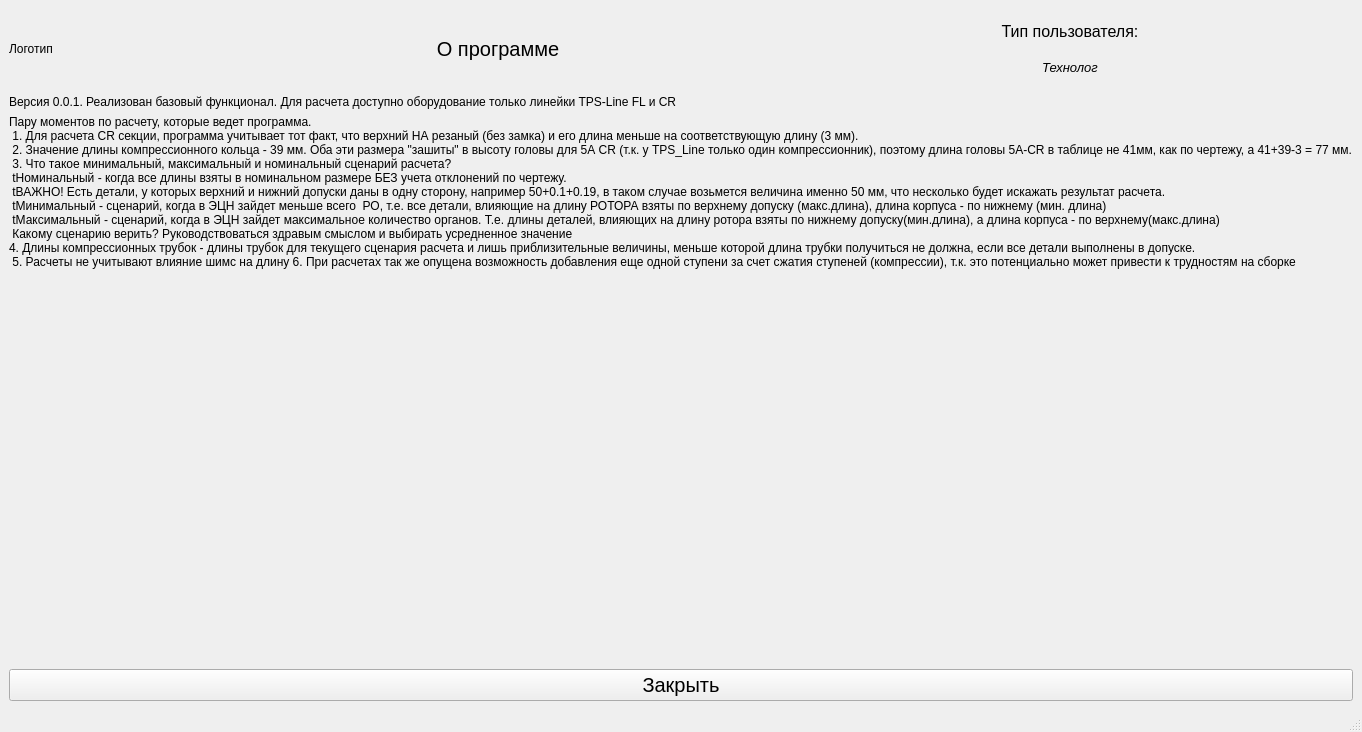
<?xml version="1.0" encoding="UTF-8"?>
<ui version="4.0">
 <class>AboutWindow</class>
 <widget class="QMainWindow" name="AboutWindow">
  <property name="geometry">
   <rect>
    <x>0</x>
    <y>0</y>
    <width>1318</width>
    <height>732</height>
   </rect>
  </property>
  <property name="windowTitle">
   <string>О программе</string>
  </property>
  <widget class="QWidget" name="centralwidget">
   <layout class="QVBoxLayout" name="verticalLayout_3">
    <item>
     <layout class="QVBoxLayout" name="verticalLayoutOverall">
      <item>
       <layout class="QHBoxLayout" name="horizontalLayout">
        <property name="sizeConstraint">
         <enum>QLayout::SetMaximumSize</enum>
        </property>
        <item>
         <widget class="QLabel" name="putImageHere">
          <property name="sizePolicy">
           <sizepolicy hsizetype="Fixed" vsizetype="Fixed">
            <horstretch>0</horstretch>
            <verstretch>0</verstretch>
           </sizepolicy>
          </property>
          <property name="minimumSize">
           <size>
            <width>200</width>
            <height>80</height>
           </size>
          </property>
          <property name="maximumSize">
           <size>
            <width>200</width>
            <height>80</height>
           </size>
          </property>
          <property name="baseSize">
           <size>
            <width>200</width>
            <height>80</height>
           </size>
          </property>
          <property name="text">
           <string>Логотип</string>
          </property>
         </widget>
        </item>
        <item>
         <widget class="QLabel" name="windowName">
          <property name="sizePolicy">
           <sizepolicy hsizetype="MinimumExpanding" vsizetype="Maximum">
            <horstretch>0</horstretch>
            <verstretch>0</verstretch>
           </sizepolicy>
          </property>
          <property name="font">
           <font>
            <family>MS Sans Serif</family>
            <pointsize>15</pointsize>
           </font>
          </property>
          <property name="text">
           <string>О программе</string>
          </property>
          <property name="alignment">
           <set>Qt::AlignCenter</set>
          </property>
         </widget>
        </item>
        <item>
         <layout class="QVBoxLayout" name="verticalLayout">
          <item>
           <widget class="QLabel" name="label">
            <property name="sizePolicy">
             <sizepolicy hsizetype="MinimumExpanding" vsizetype="Maximum">
              <horstretch>0</horstretch>
              <verstretch>0</verstretch>
             </sizepolicy>
            </property>
            <property name="font">
             <font>
              <family>Arial</family>
              <pointsize>12</pointsize>
              <weight>9</weight>
              <italic>false</italic>
              <bold>false</bold>
             </font>
            </property>
            <property name="styleSheet">
             <string notr="true">font: 75 12pt &quot;Arial&quot;;</string>
            </property>
            <property name="text">
             <string>Тип пользователя:</string>
            </property>
            <property name="alignment">
             <set>Qt::AlignCenter</set>
            </property>
           </widget>
          </item>
          <item>
           <widget class="QLabel" name="labelCurrentUser">
            <property name="sizePolicy">
             <sizepolicy hsizetype="MinimumExpanding" vsizetype="Maximum">
              <horstretch>0</horstretch>
              <verstretch>0</verstretch>
             </sizepolicy>
            </property>
            <property name="font">
             <font>
              <family>MS Sans Serif</family>
              <pointsize>10</pointsize>
              <italic>true</italic>
             </font>
            </property>
            <property name="text">
             <string>Технолог</string>
            </property>
            <property name="alignment">
             <set>Qt::AlignCenter</set>
            </property>
           </widget>
          </item>
         </layout>
        </item>
       </layout>
      </item>
      <item>
       <widget class="QLabel" name="labelInfo">
        <property name="sizePolicy">
         <sizepolicy hsizetype="Preferred" vsizetype="Fixed">
          <horstretch>0</horstretch>
          <verstretch>0</verstretch>
         </sizepolicy>
        </property>
        <property name="text">
         <string>Версия 0.0.1. Реализован базовый функционал. Для расчета доступно оборудование только линейки TPS-Line FL и CR</string>
        </property>
       </widget>
      </item>
      <item>
       <widget class="QLabel" name="label_2">
        <property name="text">
         <string>Пару моментов по расчету, которые ведет программа.
 1. Для расчета CR секции, программа учитывает тот факт, что верхний НА резаный (без замка) и его длина меньше на соответствующую длину (3 мм). 
 2. Значение длины компрессионного кольца - 39 мм. Оба эти размера &quot;зашиты&quot; в высоту головы для 5А CR (т.к. у TPS_Line только один компрессионник), поэтому длина головы 5А-CR в таблице не 41мм, как по чертежу, а 41+39-3 = 77 мм. 
 3. Что такое минимальный, максимальный и номинальный сценарий расчета? 
 tНоминальный - когда все длины взяты в номинальном размере БЕЗ учета отклонений по чертежу. 
 tВАЖНО! Есть детали, у которых верхний и нижний допуски даны в одну сторону, например 50+0.1+0.19, в таком случае возьмется величина именно 50 мм, что несколько будет искажать результат расчета. 
 tМинимальный - сценарий, когда в ЭЦН зайдет меньше всего  РО, т.е. все детали, влияющие на длину РОТОРА взяты по верхнему допуску (макс.длина), длина корпуса - по нижнему (мин. длина) 
 tМаксимальный - сценарий, когда в ЭЦН зайдет максимальное количество органов. Т.е. длины деталей, влияющих на длину ротора взяты по нижнему допуску(мин.длина), а длина корпуса - по верхнему(макс.длина)
 Какому сценарию верить? Руководствоваться здравым смыслом и выбирать усредненное значение
4. Длины компрессионных трубок - длины трубок для текущего сценария расчета и лишь приблизительные величины, меньше которой длина трубки получиться не должна, если все детали выполнены в допуске. 
 5. Расчеты не учитывают влияние шимс на длину 6. При расчетах так же опущена возможность добавления еще одной ступени за счет сжатия ступеней (компрессии), т.к. это потенциально может привести к трудностям на сборке</string>
        </property>
       </widget>
      </item>
      <item>
       <spacer name="verticalSpacer">
        <property name="orientation">
         <enum>Qt::Vertical</enum>
        </property>
        <property name="sizeHint" stdset="0">
         <size>
          <width>20</width>
          <height>40</height>
         </size>
        </property>
       </spacer>
      </item>
      <item>
       <widget class="QPushButton" name="pushButtonClose">
        <property name="font">
         <font>
          <family>MS Sans Serif</family>
          <pointsize>15</pointsize>
         </font>
        </property>
        <property name="cursor">
         <cursorShape>PointingHandCursor</cursorShape>
        </property>
        <property name="text">
         <string>Закрыть</string>
        </property>
       </widget>
      </item>
     </layout>
    </item>
   </layout>
  </widget>
  <widget class="QMenuBar" name="menubar">
   <property name="geometry">
    <rect>
     <x>0</x>
     <y>0</y>
     <width>1318</width>
     <height>21</height>
    </rect>
   </property>
  </widget>
  <widget class="QStatusBar" name="statusbar"/>
 </widget>
 <resources/>
 <connections/>
</ui>
